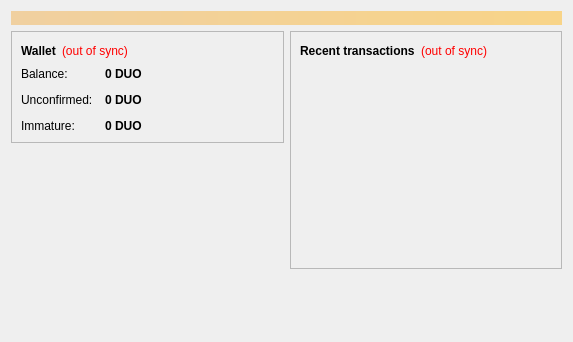
<?xml version="1.0" encoding="UTF-8"?>
<ui version="4.0">
 <class>OverviewPage</class>
 <widget class="QWidget" name="OverviewPage">
  <property name="geometry">
   <rect>
    <x>0</x>
    <y>0</y>
    <width>573</width>
    <height>342</height>
   </rect>
  </property>
  <property name="windowTitle">
   <string>Form</string>
  </property>
  <layout class="QVBoxLayout" name="topLayout">
   <item>
    <widget class="QLabel" name="labelAlerts">
     <property name="visible">
      <bool>false</bool>
     </property>
     <property name="styleSheet">
      <string notr="true">background-color: qlineargradient(x1: 0, y1: 0, x2: 1, y2: 0, stop:0 #F0D0A0, stop:1 #F8D488); color:#000000;</string>
     </property>
     <property name="wordWrap">
      <bool>true</bool>
     </property>
     <property name="margin">
      <number>3</number>
     </property>
    </widget>
   </item>
   <item>
    <layout class="QHBoxLayout" name="horizontalLayout" stretch="1,1">
     <item>
      <layout class="QVBoxLayout" name="verticalLayout_2">
       <item>
        <widget class="QFrame" name="frame">
         <property name="frameShape">
          <enum>QFrame::StyledPanel</enum>
         </property>
         <property name="frameShadow">
          <enum>QFrame::Raised</enum>
         </property>
         <layout class="QVBoxLayout" name="verticalLayout_4">
          <item>
           <layout class="QHBoxLayout" name="horizontalLayout_4">
            <item>
             <widget class="QLabel" name="label_5">
              <property name="font">
               <font>
                <weight>75</weight>
                <bold>true</bold>
               </font>
              </property>
              <property name="text">
               <string>Wallet</string>
              </property>
             </widget>
            </item>
            <item>
             <widget class="QLabel" name="labelWalletStatus">
              <property name="toolTip">
               <string>The displayed information may be out of date. Your wallet automatically synchronizes with the Parallelcoin network after a connection is established, but this process has not completed yet.</string>
              </property>
              <property name="styleSheet">
               <string notr="true">QLabel { color: red; }</string>
              </property>
              <property name="text">
               <string notr="true">(out of sync)</string>
              </property>
              <property name="alignment">
               <set>Qt::AlignLeading|Qt::AlignLeft|Qt::AlignVCenter</set>
              </property>
             </widget>
            </item>
            <item>
             <spacer name="horizontalSpacer_2">
              <property name="orientation">
               <enum>Qt::Horizontal</enum>
              </property>
              <property name="sizeHint" stdset="0">
               <size>
                <width>40</width>
                <height>20</height>
               </size>
              </property>
             </spacer>
            </item>
           </layout>
          </item>
          <item>
           <layout class="QFormLayout" name="formLayout_2">
            <property name="fieldGrowthPolicy">
             <enum>QFormLayout::AllNonFixedFieldsGrow</enum>
            </property>
            <property name="horizontalSpacing">
             <number>12</number>
            </property>
            <property name="verticalSpacing">
             <number>12</number>
            </property>
            <item row="0" column="0">
             <widget class="QLabel" name="label">
              <property name="text">
               <string>Balance:</string>
              </property>
             </widget>
            </item>
            <item row="0" column="1">
             <widget class="QLabel" name="labelBalance">
              <property name="font">
               <font>
                <weight>75</weight>
                <bold>true</bold>
               </font>
              </property>
              <property name="cursor">
               <cursorShape>IBeamCursor</cursorShape>
              </property>
              <property name="toolTip">
               <string>Your current balance</string>
              </property>
              <property name="text">
               <string notr="true">0 DUO</string>
              </property>
              <property name="textInteractionFlags">
               <set>Qt::LinksAccessibleByMouse|Qt::TextSelectableByKeyboard|Qt::TextSelectableByMouse</set>
              </property>
             </widget>
            </item>
            <item row="1" column="0">
             <widget class="QLabel" name="label_3">
              <property name="text">
               <string>Unconfirmed:</string>
              </property>
             </widget>
            </item>
            <item row="1" column="1">
             <widget class="QLabel" name="labelUnconfirmed">
              <property name="font">
               <font>
                <weight>75</weight>
                <bold>true</bold>
               </font>
              </property>
              <property name="cursor">
               <cursorShape>IBeamCursor</cursorShape>
              </property>
              <property name="toolTip">
               <string>Total of transactions that have yet to be confirmed, and do not yet count toward the current balance</string>
              </property>
              <property name="text">
               <string notr="true">0 DUO</string>
              </property>
              <property name="textInteractionFlags">
               <set>Qt::LinksAccessibleByMouse|Qt::TextSelectableByKeyboard|Qt::TextSelectableByMouse</set>
              </property>
             </widget>
            </item>
            <item row="2" column="0">
             <widget class="QLabel" name="labelImmatureText">
              <property name="text">
               <string>Immature:</string>
              </property>
             </widget>
            </item>
            <item row="2" column="1">
             <widget class="QLabel" name="labelImmature">
              <property name="font">
               <font>
                <weight>75</weight>
                <bold>true</bold>
               </font>
              </property>
              <property name="toolTip">
               <string>Mined balance that has not yet matured</string>
              </property>
              <property name="text">
               <string notr="true">0 DUO</string>
              </property>
              <property name="textInteractionFlags">
               <set>Qt::LinksAccessibleByMouse|Qt::TextSelectableByKeyboard|Qt::TextSelectableByMouse</set>
              </property>
             </widget>
            </item>
           </layout>
          </item>
         </layout>
        </widget>
       </item>
       <item>
        <spacer name="verticalSpacer">
         <property name="orientation">
          <enum>Qt::Vertical</enum>
         </property>
         <property name="sizeHint" stdset="0">
          <size>
           <width>20</width>
           <height>40</height>
          </size>
         </property>
        </spacer>
       </item>
      <item>
         <widget class="QLabel" name="coinimage">
          <property name="text">
           <string/>
          </property>
          <property name="pixmap">
           <pixmap resource="../bitcoin.qrc">:/icons/bitcoin</pixmap>
          </property>
          <property name="scaledContents">
           <bool>false</bool>
          </property>
          <property name="alignment">
           <set>Qt::AlignCenter</set>
          </property>
          <property name="margin">
           <number>-2</number>
          </property>
         </widget>
        </item>
      </layout>
     </item>
     <item>
      <layout class="QVBoxLayout" name="verticalLayout_3">
       <item>
        <widget class="QFrame" name="frame_2">
         <property name="frameShape">
          <enum>QFrame::StyledPanel</enum>
         </property>
         <property name="frameShadow">
          <enum>QFrame::Raised</enum>
         </property>
         <layout class="QVBoxLayout" name="verticalLayout">
          <item>
           <layout class="QHBoxLayout" name="horizontalLayout_2">
            <item>
             <widget class="QLabel" name="label_4">
              <property name="text">
               <string>&lt;b&gt;Recent transactions&lt;/b&gt;</string>
              </property>
             </widget>
            </item>
            <item>
             <widget class="QLabel" name="labelTransactionsStatus">
              <property name="toolTip">
               <string>The displayed information may be out of date. Your wallet automatically synchronizes with the Parallelcoin network after a connection is established, but this process has not completed yet.</string>
              </property>
              <property name="styleSheet">
               <string notr="true">QLabel { color: red; }</string>
              </property>
              <property name="text">
               <string notr="true">(out of sync)</string>
              </property>
              <property name="alignment">
               <set>Qt::AlignRight|Qt::AlignTrailing|Qt::AlignVCenter</set>
              </property>
             </widget>
            </item>
            <item>
             <spacer name="horizontalSpacer">
              <property name="orientation">
               <enum>Qt::Horizontal</enum>
              </property>
              <property name="sizeHint" stdset="0">
               <size>
                <width>40</width>
                <height>20</height>
               </size>
              </property>
             </spacer>
            </item>
           </layout>
          </item>
          <item>
           <widget class="QListView" name="listTransactions">
            <property name="styleSheet">
             <string notr="true">QListView { background: transparent; }</string>
            </property>
            <property name="frameShape">
             <enum>QFrame::NoFrame</enum>
            </property>
            <property name="verticalScrollBarPolicy">
             <enum>Qt::ScrollBarAlwaysOff</enum>
            </property>
            <property name="horizontalScrollBarPolicy">
             <enum>Qt::ScrollBarAlwaysOff</enum>
            </property>
            <property name="selectionMode">
             <enum>QAbstractItemView::NoSelection</enum>
            </property>
           </widget>
          </item>
         </layout>
        </widget>
       </item>
       <item>
        <spacer name="verticalSpacer_2">
         <property name="orientation">
          <enum>Qt::Vertical</enum>
         </property>
         <property name="sizeHint" stdset="0">
          <size>
           <width>20</width>
           <height>40</height>
          </size>
         </property>
        </spacer>
       </item>
      </layout>
     </item>
    </layout>
   </item>
  </layout>
 </widget>
 <resources/>
 <connections/>
</ui>
